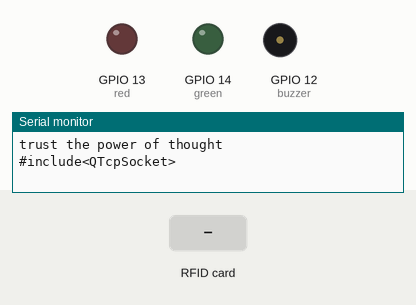
This sketch was run on a simulated ESP32. Parts: output pins drawn as LEDs (lit = HIGH), buzzer (waves = sounding, pin HIGH), the last lines printed to the serial monitor. Inputs (shaded band) come from the test bench. The modem accepts every AT command (registered, SIM ready, sends succeed) and sends nothing else.

Above: at 1.3 s.
1.4 s: RFID card CC 4B 66 23 held to the reader
At 3.6 s:
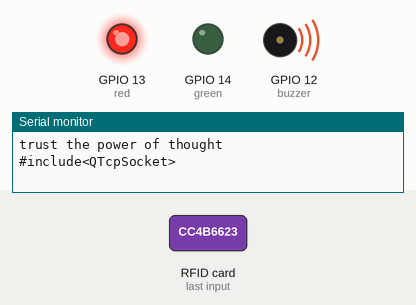
At 5.0 s:
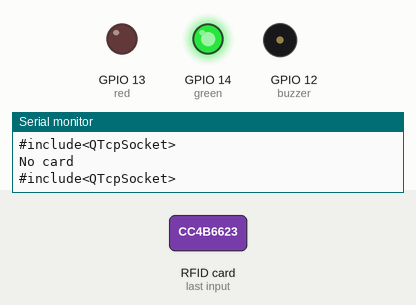
5.7 s: RFID card 7C 7C A9 22 held to the reader
At 8.3 s:
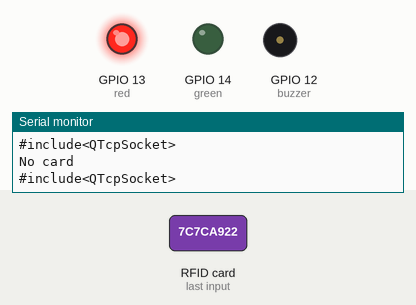
9.9 s: RFID card A3 43 A8 94 held to the reader
Timing chart, 0 to 20.1 s (numbered marks = the images above; inputs shaded):
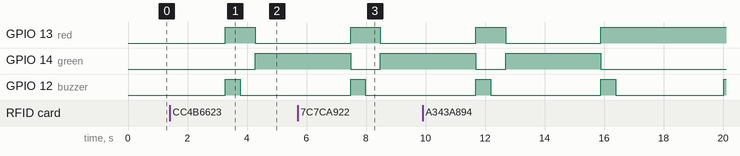

Measured:
- after the input at 1.4 s, GPIO 14 (green): LOW → HIGH after 2.9 s
- by itself, GPIO 12 (buzzer): alternates HIGH for 0.50 s and LOW for 3.7 s

The sketch:

rfid_pure_code.ino
```cpp
#include <SPI.h>
#include <MFRC522.h>
#define SS_PIN 21
#define RST_PIN 2
MFRC522 mfrc522(SS_PIN, RST_PIN);
int green = 14;
int buzzer = 12;
int red = 13;
bool rfid_tag_present_prev = false;
bool rfid_tag_present = false;
int _rfid_error_counter = 0;
bool _tag_found = false;

void setup()
{
    pinMode(red, OUTPUT);
    pinMode(green, OUTPUT);
    pinMode(buzzer, OUTPUT);
    Serial2.begin(9600, SERIAL_8N1, 27, 26);
    Serial.begin(115200);
    SPI.begin();
    mfrc522.PCD_Init();
    Serial.println("trust the power of thought");
    delay(100);
}

String content = "";
void loop()
{
Serial.println("#include<QTcpSocket>");
    rfid_tag_present_prev = rfid_tag_present;
    _rfid_error_counter += 1;
    if (_rfid_error_counter > 2)
    {
        _tag_found = false;
    }
    byte bufferATQA[2];
    byte bufferSize = sizeof(bufferATQA);
    mfrc522.PCD_WriteRegister(mfrc522.TxModeReg, 0x00);
    mfrc522.PCD_WriteRegister(mfrc522.RxModeReg, 0x00);
    mfrc522.PCD_WriteRegister(mfrc522.ModWidthReg, 0x26);
    MFRC522::StatusCode result = mfrc522.PICC_RequestA(bufferATQA, &bufferSize);
    if (result == mfrc522.STATUS_OK)
    {
        if (!mfrc522.PICC_ReadCardSerial())
        {
            return;
        }
        _rfid_error_counter = 0;
        _tag_found = true;
        for (byte i = 0; i < mfrc522.uid.size; i++)
        {
            content.concat(String(mfrc522.uid.uidByte[i] < 0x10 ? "0" : ""));
            content.concat(String(mfrc522.uid.uidByte[i], HEX));
        }
        content.toUpperCase();
    }

    rfid_tag_present = _tag_found;
    if (rfid_tag_present)
    {
        if (!rfid_tag_present_prev)
        {
            Serial.println("Tag Found:" + content);
            if (content == "CC4B6623" || content == "7C7CA922" || content == "A343A894" || content == "83768194" || content == "A376EF94")
            {
                digitalWrite(green, 1);
                digitalWrite(red, 0);
                digitalWrite(buzzer, 0);
                Serial.println("Valid cards");
            }
            else
            {
                digitalWrite(green, 0);
                digitalWrite(red, 1);
                digitalWrite(buzzer, 1);
                SendMessage();
                delay(500);
                Serial.println("Invalid card");
                Serial.println("sms sent");
            }
        }
    }
    else
    {
        if (rfid_tag_present_prev)
        {
            Serial.println("No card");
            Serial.println("");
            content = "";
        }
        else
        {
            SendMessage();
            digitalWrite(green, 0);
            digitalWrite(red, 1);
            digitalWrite(buzzer, 1);
            delay(500);
            digitalWrite(buzzer, 0);
            delay(500);
        }
    }
}
void SendMessage()

{

    Serial2.println("AT+CMGF=1");                   // Sets the GSM Module in Text Mode
    delay(1000);                                     // Delay of 1000 milli seconds or 1 second
    Serial2.println("AT+CMGS=\"+255754650078\"\r"); // Replace x with mobile number
    delay(1000);
    Serial2.println("Machine is not secured"); // The SMS text you want to send
    delay(100);
    Serial2.println((char)26); // ASCII code of CTRL+Z
    delay(1000);
}
```
